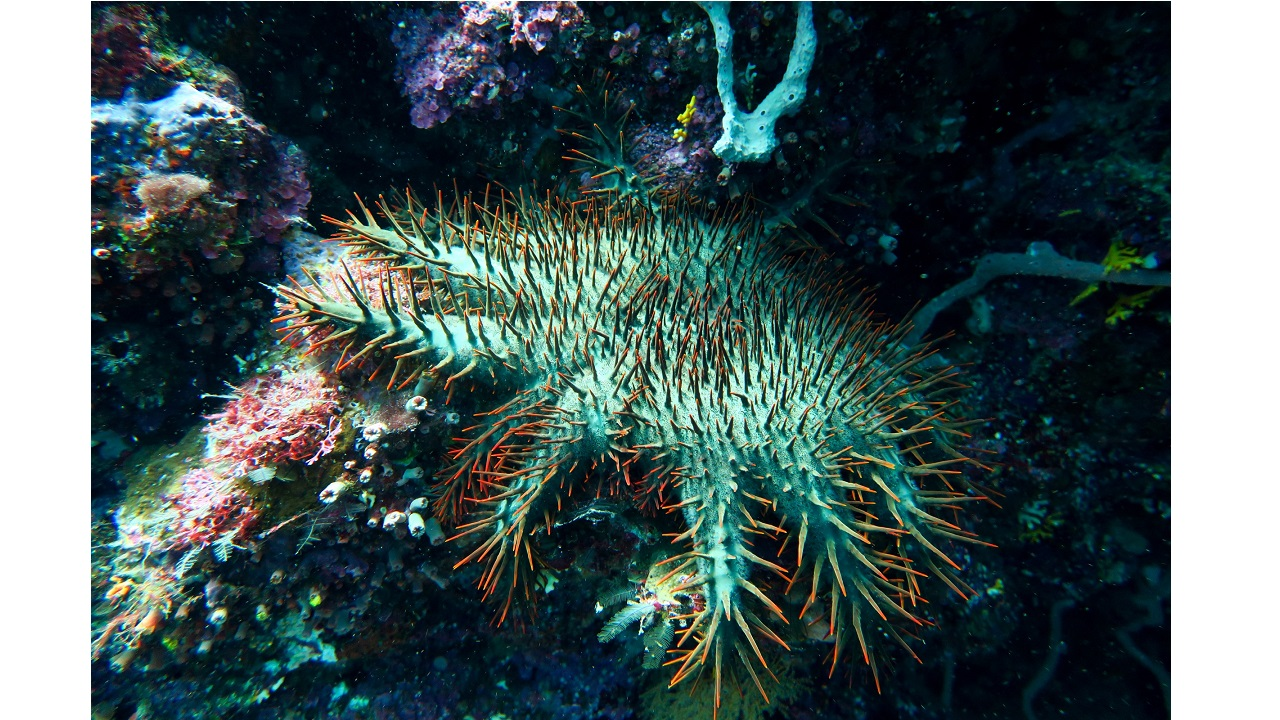
#> input picture cot/10.jpg, 1280 x 720 px, found by its file name; its folder holds only this picture in this run
$ python orbfeatures.py
#> lines starting #> are read from the running program, lines starting #| are printed output that depends on the picture
import cv2
import pandas as pd
import numpy as np
import os
import warnings
warnings.filterwarnings('ignore')

input0 = '/Users/vijaykumarsingh/Desktop/onemore/'
temp = ['cot', 'not_cot']


for i in temp:
    count = 0
    for filename in os.listdir(input0 + i):
        img = cv2.imread(input0 + i + '/' + filename)
#> img is the input picture: shape (720, 1280, 3); mean B, G, R 90, 89.5, 71.6
        gray = cv2.cvtColor(img, cv2.COLOR_BGR2GRAY)
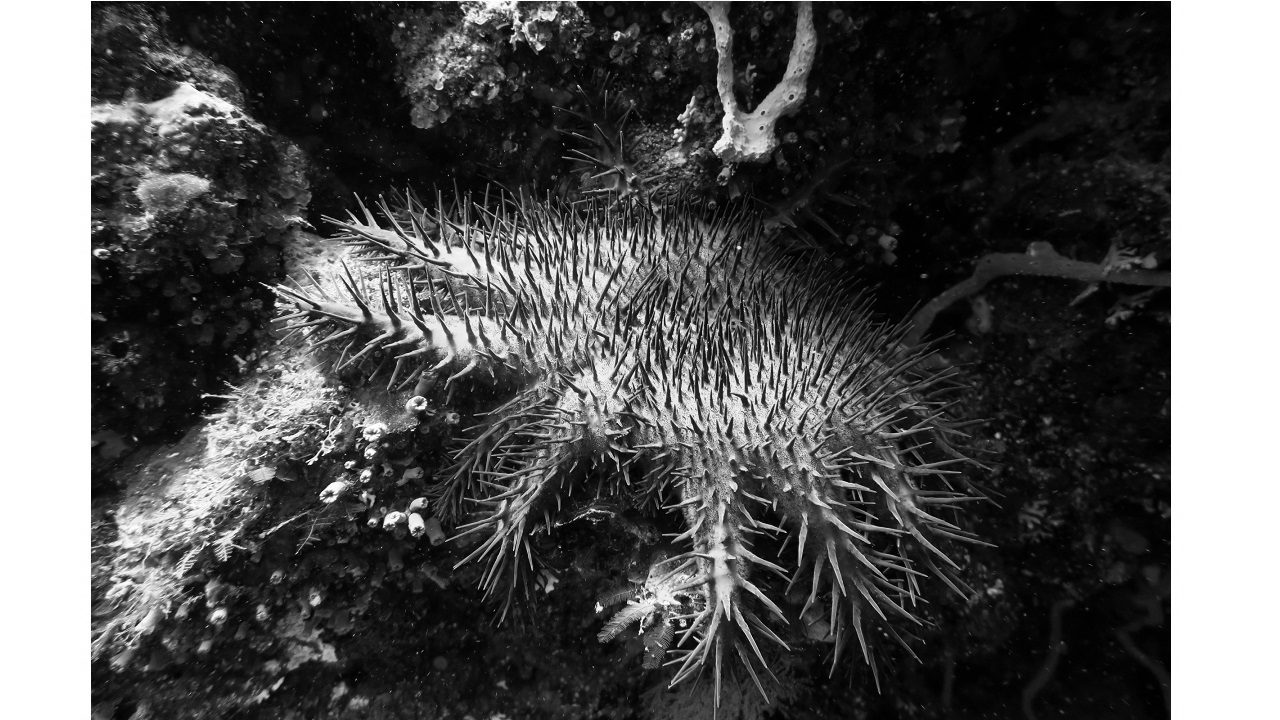
#> gray: shape (720, 1280); min 0, max 255, mean 84.2

        orb = cv2.ORB_create()

        keypoints, descriptors = orb.detectAndCompute(gray, None)
#> keypoints = 500 keypoints; strongest (x, y, size): (642, 631, 31), (322, 452, 31), (643, 629, 31), (739, 248, 31)

        # Checking if any features are detected
        if descriptors is not None:
            sorted_features = sorted(zip(keypoints, descriptors), key=lambda x: x[0].response, reverse=True)
#> sorted_features = 500 items

            top_features = np.array([f[1] for f in sorted_features[:300]])

            out = pd.DataFrame(top_features)
#> out = table of 300 rows and 32 columns


#> (the run stopped early here; a loop or call above may not have finished)

$ run again, on cot/105.jpg
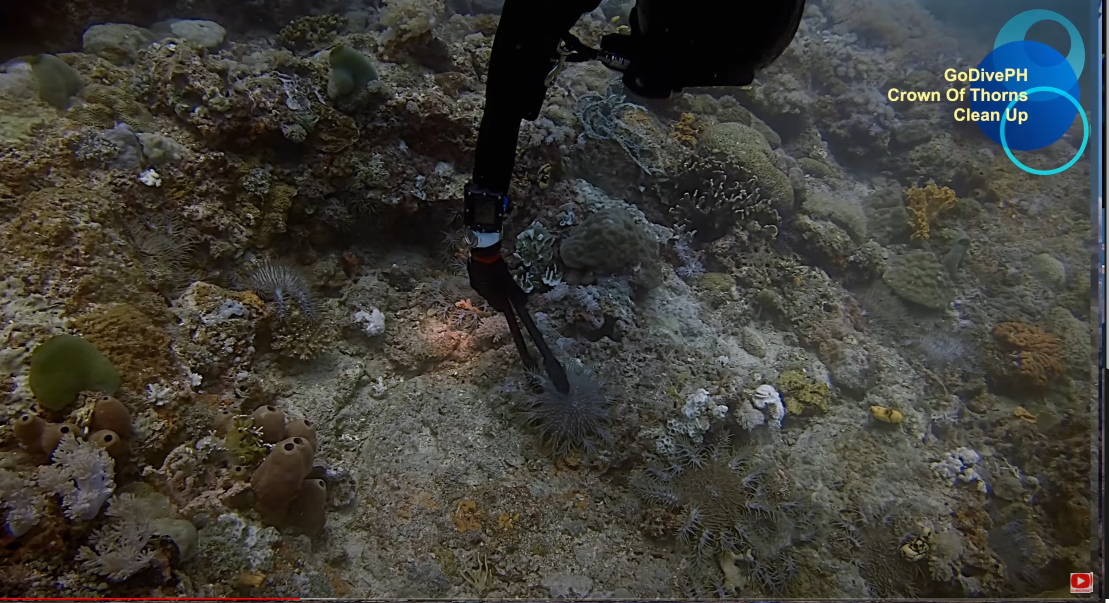
#> input picture cot/105.jpg, 2217 x 1206 px, found by its file name (shown at 1/2 size)
#> img is the input picture: shape (1206, 2217, 3); mean B, G, R 55.8, 61.4, 62.2
#> `gray = cv2.cvtColor(img, cv2.COLOR_BGR2GRAY)`:
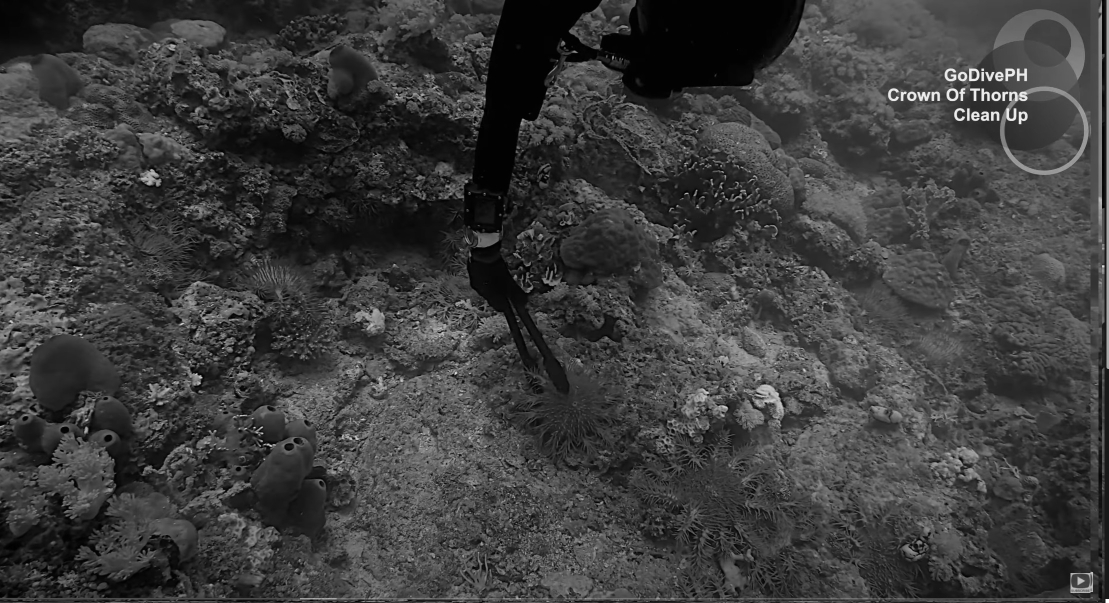
#> gray: shape (1206, 2217) (shown at 1/2 size); min 0, max 255, mean 61
#> keypoints = 500 keypoints; strongest (x, y, size): (1966, 139, 31), (1965, 178, 31), (1992, 196, 44.6), (1966, 145, 31)
#> sorted_features = 500 items
#> out = table of 300 rows and 32 columns

$ run again, on cot/106.jpg
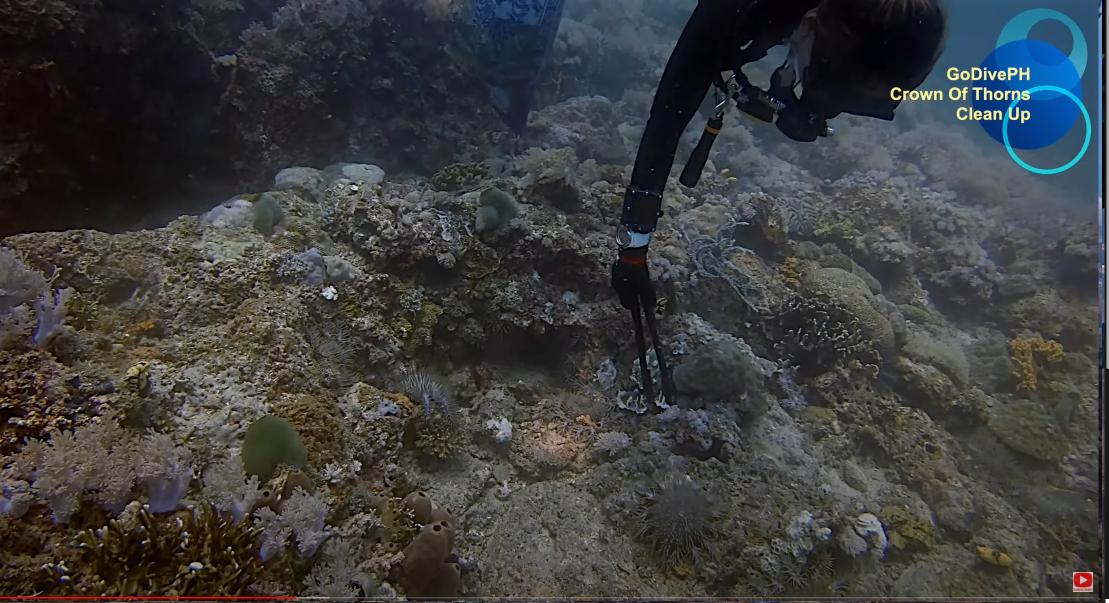
#> input picture cot/106.jpg, 2217 x 1206 px, found by its file name (shown at 1/2 size)
#> img is the input picture: shape (1206, 2217, 3); mean B, G, R 61.3, 61, 59.9
#> `gray = cv2.cvtColor(img, cv2.COLOR_BGR2GRAY)`:
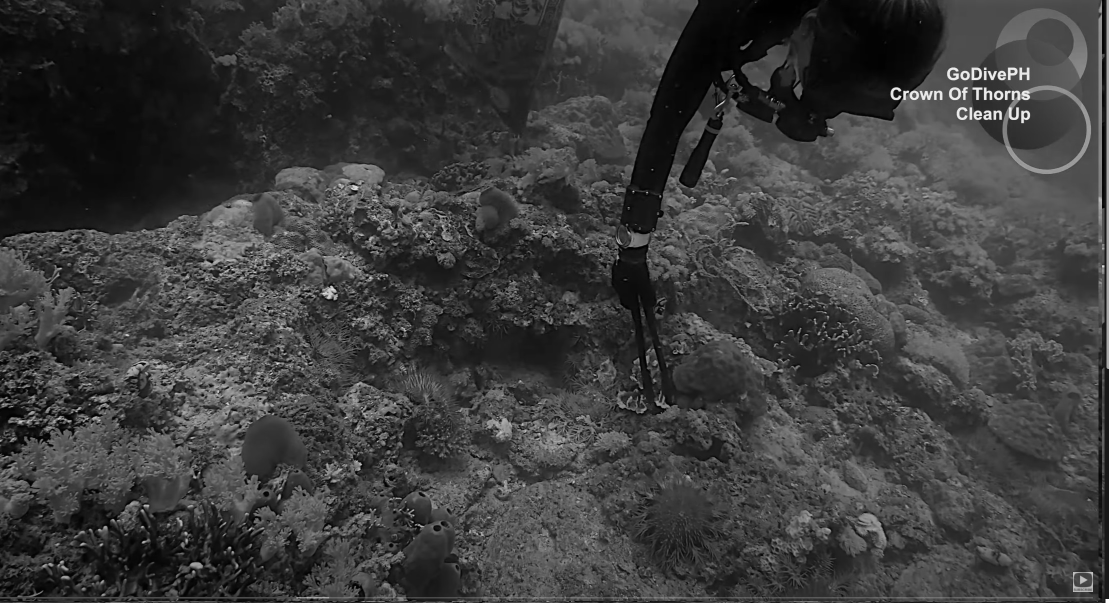
#> gray: shape (1206, 2217) (shown at 1/2 size); min 0, max 255, mean 60.7
#> keypoints = 500 keypoints; strongest (x, y, size): (1792, 194, 53.6), (1997, 186, 44.6), (1971, 138, 31), (1999, 190, 53.6)
#> sorted_features = 500 items
#> out = table of 300 rows and 32 columns

$ run again, on cot/108.jpg
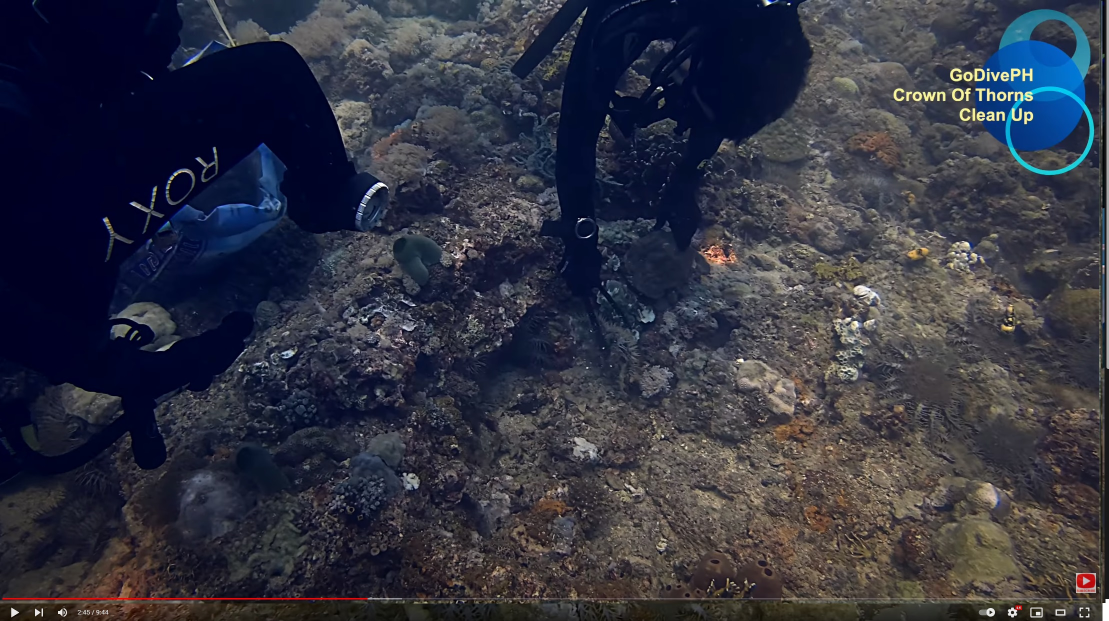
#> input picture cot/108.jpg, 2217 x 1241 px, found by its file name (shown at 1/2 size)
#> img is the input picture: shape (1241, 2217, 3); mean B, G, R 65.2, 51.5, 50
#> `gray = cv2.cvtColor(img, cv2.COLOR_BGR2GRAY)`:
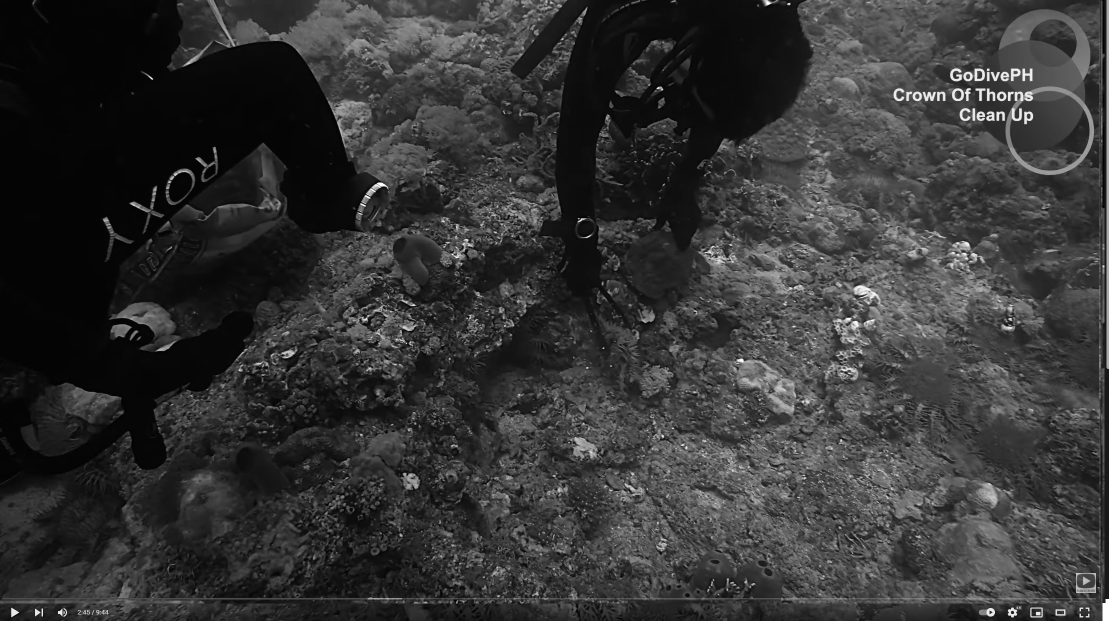
#> gray: shape (1241, 2217) (shown at 1/2 size); min 0, max 255, mean 52.6
#> keypoints = 500 keypoints; strongest (x, y, size): (1163, 437, 31), (730, 391, 31), (1157, 437, 31), (721, 407, 31)
#> sorted_features = 500 items
#> out = table of 300 rows and 32 columns

$ run again, on cot/101.jpg
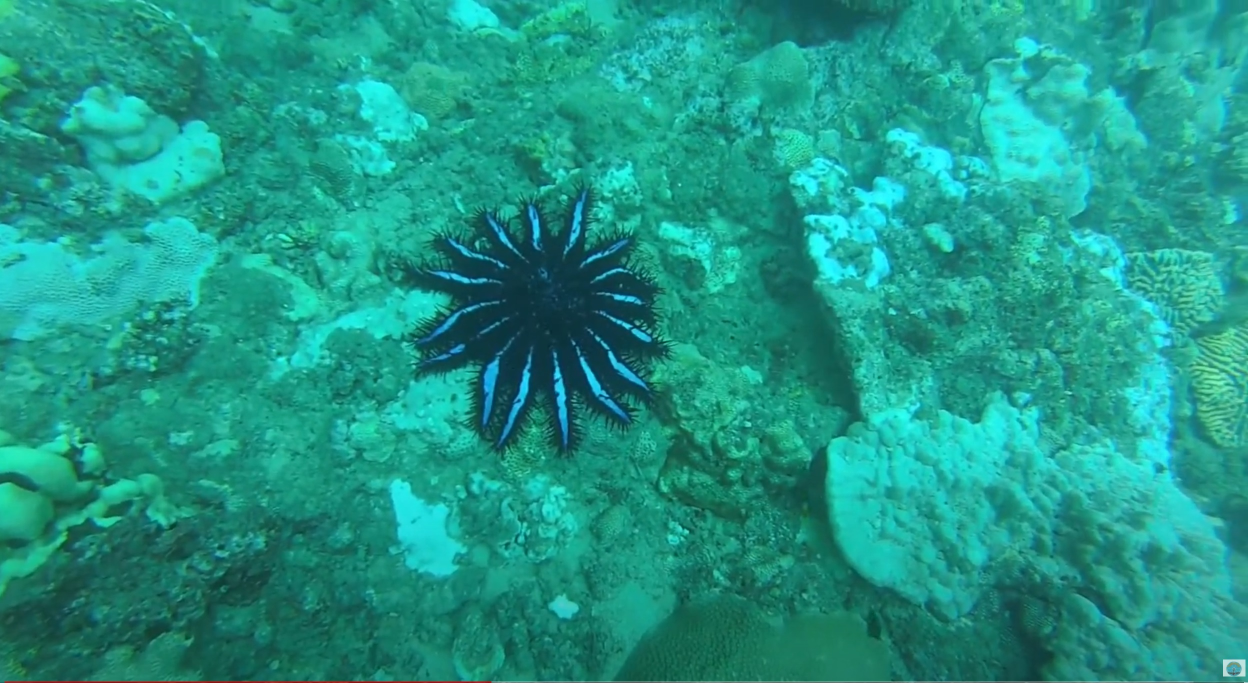
#> input picture cot/101.jpg, 2496 x 1366 px, found by its file name (shown at 1/2 size)
#> img is the input picture: shape (1366, 2496, 3); mean B, G, R 133.7, 150.7, 29.6
#> `gray = cv2.cvtColor(img, cv2.COLOR_BGR2GRAY)`:
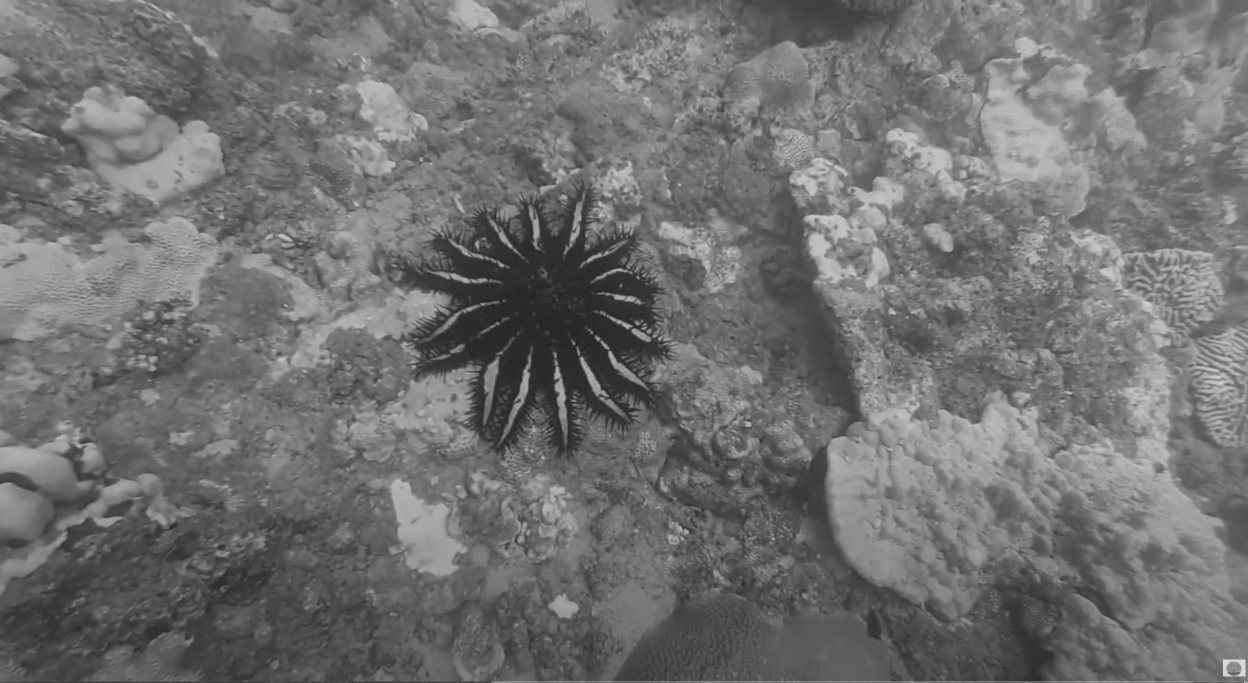
#> gray: shape (1366, 2496) (shown at 1/2 size); min 17, max 246, mean 112.6
#> keypoints = 500 keypoints; strongest (x, y, size): (1257, 652, 77.1), (1259, 651, 64.3), (2446, 1321, 31), (2448, 1319, 31)
#> sorted_features = 500 items
#> out = table of 300 rows and 32 columns
